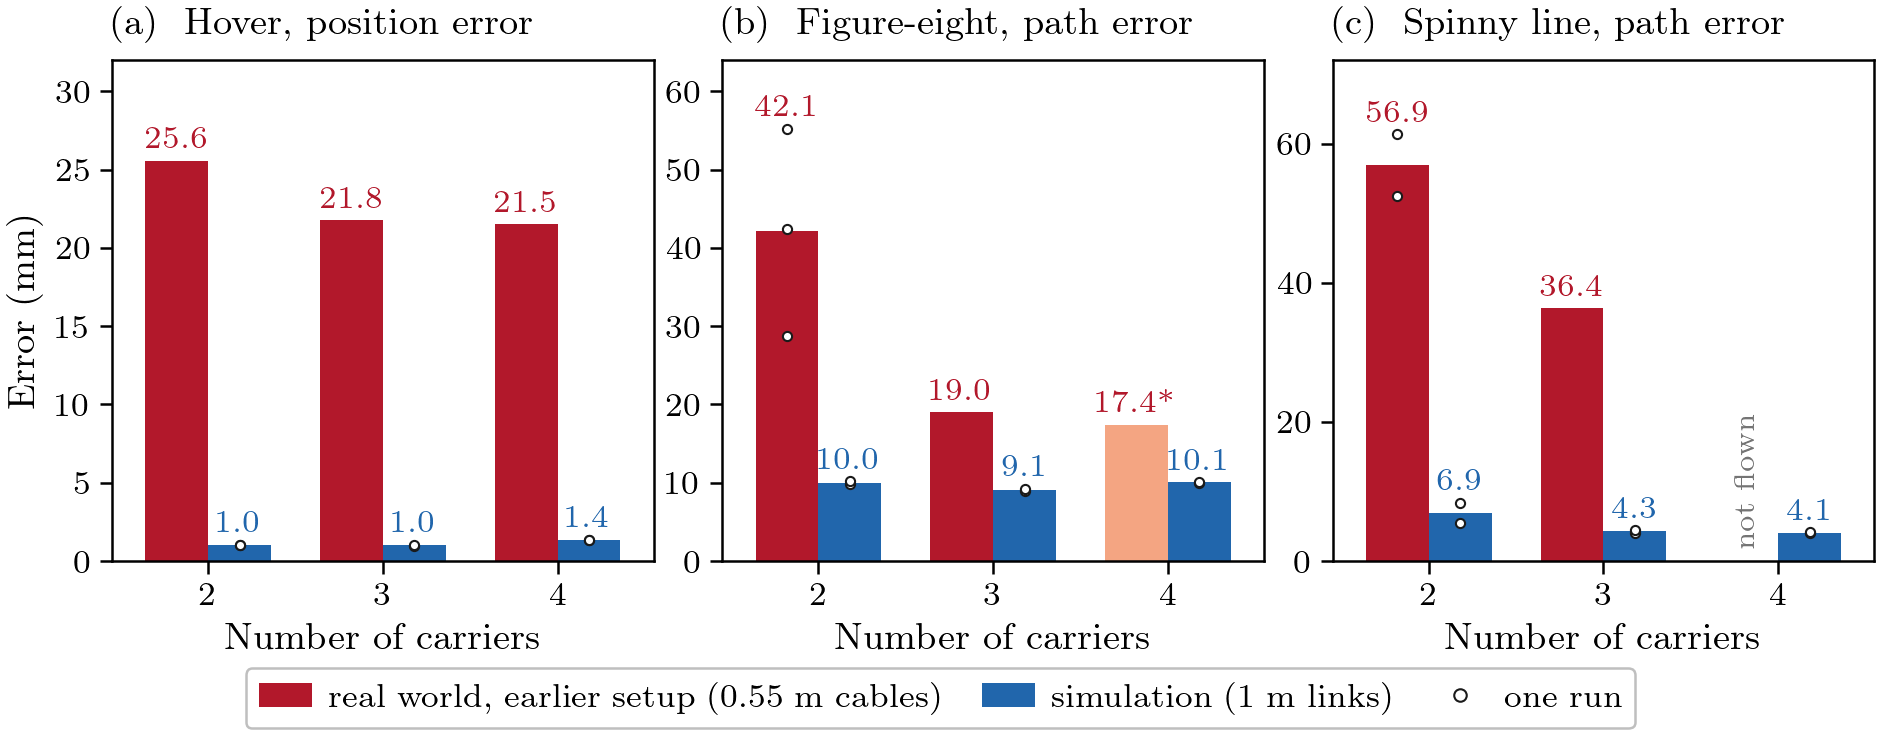

Python code for this plot:
#!/usr/bin/env python3
"""Path error by trajectory and team size, real world (earlier setup) beside simulation (redesign of Figure 12,
fig:res_summary; replaces review_2026-10-23_best/fig_summary's digits on a log axis over six paths).

Message: the real world tracks several times worse than simulation on every trajectory, and the team size changes
little (apart from the pair on the paths).
Hero: one panel per trajectory (hover, figure-eight, spinny line), grouped bars per team size, real world red beside
simulation blue, each bar's value on it; linear y, each panel its own scale.
Metric (the 4.1 tables tab:res_hover / tab:res_fig8 / tab:res_spin): hover, the position error (rms 3-D distance to the
hold point, from 2 s after the reference tops out to LAND); the paths, the clock-free path error (rms of the distance
across the path and in height, without the clock). best_data.score (the n2_bands rule), a cell the mean over its runs.
Left out: the circle, the line and the spin (Appendix), the later setup (not all cells flown), lag and tilt (tables).
Data: the run lists of the 4.1 source comment (results_discussion.tex, 31 Oct), below.
"""
import os
import sys

import numpy as np

sys.path.insert(0, os.path.dirname(os.path.abspath(__file__)))
from review30_style import S  # noqa: E402

sys.path.insert(0, os.path.join(os.path.dirname(os.path.dirname(os.path.abspath(__file__))), 'review_2026-10-23_best'))
import best_data as B  # noqa: E402

TRAJ = (('hover', 'Hover, position error'), ('fig8', 'Figure-eight, path error'),
        ('spin', 'Spinny line, path error'))
REAL = {('hover', 2): ['2026-10-28/hS2'], ('hover', 3): ['2026-10-22/h3'], ('hover', 4): ['2026-10-07/r20004'],
        ('fig8', 2): ['2026-10-28/f2a', '2026-10-28/f2b', '2026-10-28/f2c'], ('fig8', 3): ['2026-10-22/f3h'],
        ('fig8', 4): ['2026-10-07/r2008e60'],
        ('spin', 2): ['2026-10-28/ls2a', '2026-10-28/ls2b_4'], ('spin', 3): ['2026-10-22/ls3c']}
SIM = {('hover', 2): ['R2330', 'R2331'], ('hover', 3): ['R2337', 'R2338'], ('hover', 4): ['R2349', 'R2350'],
       ('fig8', 2): ['R2334', 'R2335'], ('fig8', 3): ['R2341', 'R2342'], ('fig8', 4): ['R2353', 'R2354'],
       ('spin', 2): ['R2362', 'R2363'], ('spin', 3): ['R2345', 'R2346'], ('spin', 4): ['R2357', 'R2358']}
MARK = {('fig8', 4): '*'}                 # the table's footnote a: half the speed, an earlier code tree
W = 0.36                                  # bar width; the pair of bars spans 2 W


def cells(table):
    """Each cell's runs (mm); the bar is their mean."""
    return {k: [1000 * B.score(B.Flight(r))['err'] for r in runs] for k, runs in table.items()}


def label(ax, x, v, colour, mark='', y=None):
    """The bar's value v written above y (the bar's top, or its highest run)."""
    ax.annotate(f'{v:.1f}{mark}' if v < 100 else f'{v:.0f}{mark}', xy=(x, v if y is None else y), xytext=(0, 1.5),
                textcoords='offset points', ha='center', va='bottom', fontsize=7.5, color=colour)


def main():
    real, sim = cells(REAL), cells(SIM)
    for name, val in (('real world', real), ('simulation', sim)):
        print(name, '  '.join(f'{m} {n}: {np.mean(v):.1f} ({len(v)})' for (m, n), v in sorted(val.items())))

    S.setup()
    fig = S.figure('full', 2.45)
    axs = fig.subplots(1, 3)
    top = {'hover': 32, 'fig8': 64, 'spin': 72}
    for ax, (m, title), letter in zip(axs, TRAJ, 'abc'):
        for n in (2, 3, 4):
            for dx, val, colour in ((-W / 2, real, S.RED), (W / 2, sim, S.BLUE)):
                runs = val.get((m, n))
                if runs is None:
                    ax.annotate('not flown', xy=(n + dx, 0), xytext=(0, 3), textcoords='offset points',
                                ha='center', va='bottom', fontsize=7, color=S.GREY, rotation=90)
                    continue
                v = float(np.mean(runs))
                odd = val is real and (m, n) in MARK          # another speed and tree: the light shade
                ax.bar(n + dx, v, W, color=S.RED_LIGHT if odd else colour, lw=0, zorder=2)
                if len(runs) > 1:                             # each run, on its bar
                    ax.plot([n + dx] * len(runs), runs, 'o', ms=2.2, mfc='white', mec=S.INK, mew=0.5, zorder=3)
                label(ax, n + dx, v, colour, MARK.get((m, n), '') if val is real else '', y=max(v, max(runs)))
        ax.set_xticks([2, 3, 4])
        ax.set_xlim(1.45, 4.55)
        ax.set_ylim(0, top[m])
        ax.set_xlabel('Number of carriers')
        S.panel(ax, letter, title)
    axs[0].set_ylabel('Error (mm)')
    handles = [S.plt.Rectangle((0, 0), 1, 1, color=S.RED, lw=0), S.plt.Rectangle((0, 0), 1, 1, color=S.BLUE, lw=0)]
    handles.append(S.plt.Line2D([], [], ls='none', marker='o', ms=3, mfc='white', mec=S.INK, mew=0.5))
    S.ps.legend_below(fig, handles, ['real world, earlier setup (0.55 m cables)', 'simulation (1 m links)', 'one run'],
                      ncol=3)
    S.save(fig, 'fig_summary')


if __name__ == '__main__':
    main()
